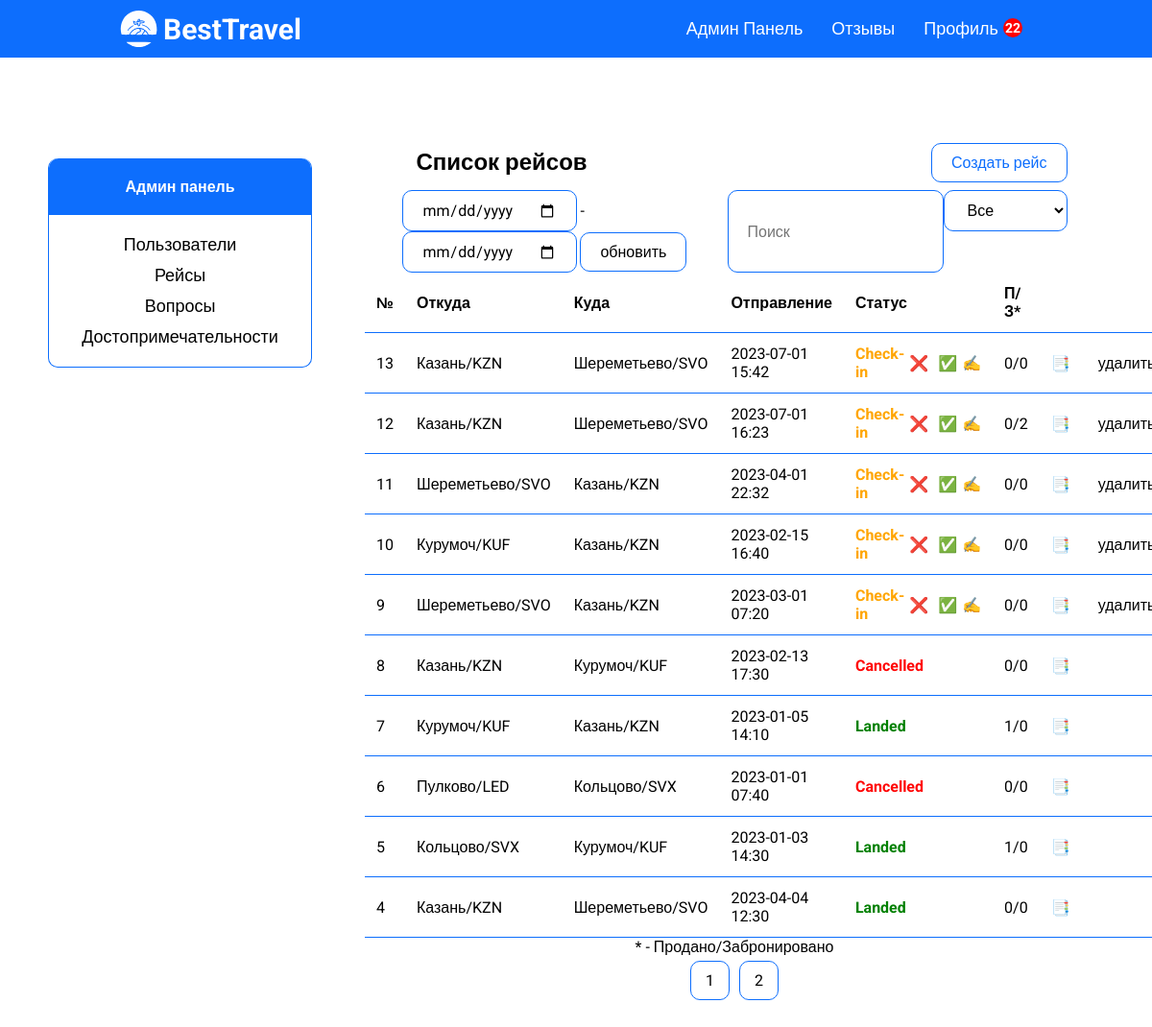
Page /admin-flights-page.php (signed in) on the earlier database version.
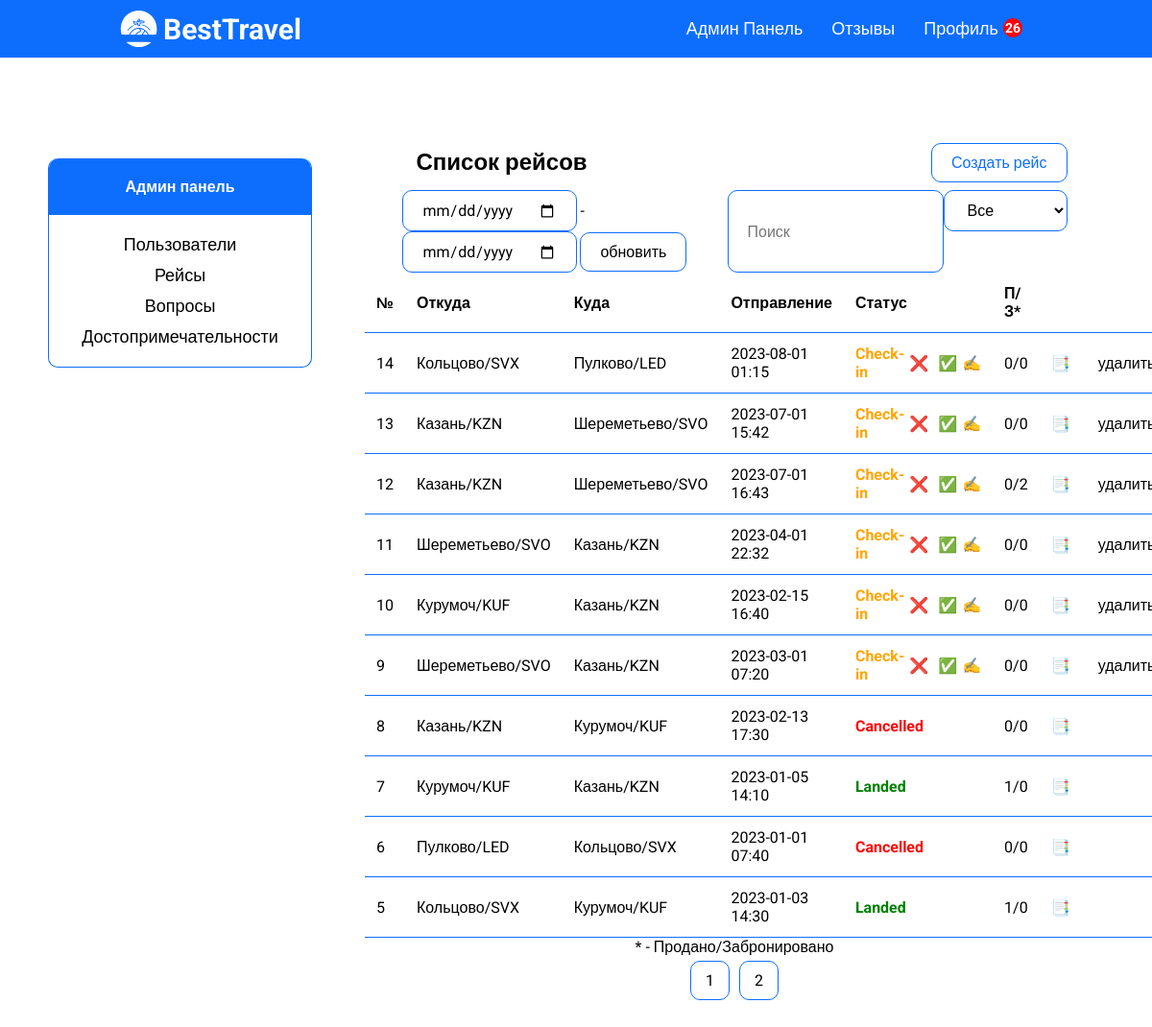
Same page on the later database version.
### tables this page shows
CREATE TABLE `flights` (
  `flight_id` int(11) NOT NULL,
  `scheduled_departure` datetime NOT NULL,
  `scheduled_arrival` datetime NOT NULL,
  `departure_airport` int(11) NOT NULL,
  `arrival_airport` int(11) NOT NULL,
  `status_id` int(11) NOT NULL,
  `aircraft_id` int(11) NOT NULL,
  `price` int(11) NOT NULL,
  `actual_departure` datetime DEFAULT NULL,
  `actual_arrival` datetime DEFAULT NULL
);

CREATE TABLE `airports` (
  `airport_id` int(11) NOT NULL,
  `airport_name` varchar(255) NOT NULL,
  `city_id` int(11) NOT NULL,
  `airport_code` varchar(11) NOT NULL
);

CREATE TABLE `statuses` (
  `status_id` int(11) NOT NULL,
  `status` varchar(30) NOT NULL
);

### database/requests.php (called while the page is built, shortened)
<?php
function getAll($string)
{
    require 'connect.php';
    $data = mysqli_query($connect, $string);
    if (mysqli_num_rows($data) > 0) {
        return mysqli_fetch_all($data, MYSQLI_ASSOC);
    } else {
        return false;
    }
}
class ApiProvider
{
    public function getAllFlights($status)
    {
        return getAll("
        select f.flight_id, f.scheduled_departure, f.scheduled_arrival,
        da.airport_name as d_name, da.airport_code as d_code,
        aa.airport_name as a_name, aa.airport_code as a_code,
        s.status, a.model, f.price,
        (select count(book_id) from bookings b
        where b.flight_id = f.flight_id and f.status_id = '3') as sold,
        (select count(book_id) from bookings
        where flight_id = f.flight_id and f.status_id = '1') as booked
        from flights f
        left join airports da on da.airport_id = f.departure_airport
        left join airports aa on aa.airport_id = f.arrival_airport
        left join statuses s on s.status_id = f.status_id
        left join aircrafts a on a.aircraft_id = f.aircraft_id
        where s.status like '%$status%'
        ORDER BY `f`.`flight_id` desc
      ");
    }
    public function getNotifications($user_id)
    {
        return getAll("
            select n.notification_id, n.notification_title, n.notification_desc, n.notification_date, n.flight_id from notifications n
            left join bookings b on b.flight_id = n.flight_id
            where n.flight_id in (select flight_id from bookings where user_id = '$user_id')
            and n.notification_date > b.booking_date and b.user_id = '$user_id'
            group by n.notification_id
            order by n.notification_date desc;
        ");
    }
}
?>

### functions/methods.php (called while the page is built, shortened)
<?php
    class Methods
    {
        public function convDate($date) {
            $x = new DateTime($date);
            return $x->format('Y-m-d');
        }
        public function convTime($date) {
            $x = new DateTime($date);
            return $x->format('H:i');
        }
  }
  $mtd = new Methods;
?>

### admin-flights-page.php (the view, shortened to what the changed rows need)
<?php
require_once 'database/requests.php';
require_once 'functions/methods.php';
$flights = $provider->getAllFlights($_SESSION['admin-status']);
?>
<!DOCTYPE html>
<html lang="ru">
<?php require 'templates/head.php'; ?>
<body>
<?php require_once 'templates/header.php'; ?>
<div class="container df jcsb fw">
    <main class="df fc jcc aic">
        <div class="df jcsb w-90 aic">
            <h2 class="tac admin-title">Список рейсов</h2>
        </div>
        <?php if ($flights): ?>
            <table class='history-table'>
                <tr class='history-tr'>
                    <th>№</th>
                    <th>Откуда</th>
                    <th>Куда</th>
                    <th>Отправление</th>
                    <th>Статус</th>
                    <th>П/З*</th>
                    <th></th>
                    <th></th>
                </tr>
                <?php foreach ($flights as $item): ?>
                    <tr class='history-tr'>
                        <td><?= $item['flight_id'] ?></td>
                        <td class="search-list"><?= $item['d_name'] ?>/<?= $item['d_code'] ?></td>
                        <td><?= $item['a_name'] ?>/<?= $item['a_code'] ?></td>
                        <td>
                            <?= $mtd->convDate($item['scheduled_departure']) ?>
                            <?= $mtd->convTime($item['scheduled_departure']) ?>
                        </td>
                        <td>
                            <?php if ($item['status'] == 'Landed'): ?>
                                <p class='landed'><?= $item['status'] ?></p>
                            <?php elseif ($item['status'] == 'Cancelled'): ?>
                                <p class='cancelled'><?= $item['status'] ?></p>
                            <?php elseif ($item['status'] == 'Check-in'): ?>
                                <div class='refund'>
                                    <?= $item['status'] ?>
                                    <form action="" method='post'>
                                        <button name='cancel'
                                                value='<?= $item['flight_id']; ?>'
                                                class="cancel-btn" type='submit'>&#10060;
                                        </button>
                                    </form>
                                    <form action="" method='post'>
                                        <button name='accept'
                                                value='<?= $item['flight_id']; ?>'
                                                class="cancel-btn" type='submit'>&#9989;
                                        </button>
                                    </form>
                                    <a href="update-flight-page.php/<?= $item['flight_id']; ?>">&#9997;</a>
                                </div>
                            <?php endif; ?>
                        </td>
                        <td>
                            <?= $item['sold'] ?>/<?= $item['booked'] ?>
                        </td>
                        <td>
                            <a href="flight-pass-page.php/<?= $item['flight_id'] ?>">&#128209;</a>
                        </td>
                        <td>
                            <?php if($item['status'] == 'Check-in'): ?>
                                <form method='post'>
                                    <button name='delete'
                                            value='<?= $item['flight_id']; ?>'
                                            class="cancel-btn" type='submit'>удалить
                                    </button>
                                </form>
                            <?php endif; ?>
                        </td>
                    </tr>
                <?php endforeach; ?>
            </table>
        <?php else: ?>
            <h2 class="tac">Нет данных</h2>
        <?php endif; ?>
    </main>
</div>
</body>
</html>

### templates/header.php (shortened to what the changed rows need)
<header>
    <div class="header df jcsb aic bg">
        <div class="menu df">
            <?php if (!$_SESSION['user']): ?>
                <a href="/reviews-page.php">Отзывы</a>
                <a href="/auth-page.php">Войти</a>
            <?php else: ?>
                <a class="df"
                   href="/profile-page.php?page=1">Профиль <?php if ($provider->getNotifications($_SESSION['user']['id'])): ?>
                        <span
                            class="badge none"><?= count($provider->getNotifications($_SESSION['user']['id'])) ?></span><?php endif; ?>
                </a>
            <?php endif ?>
        </div>
    </div>
</header>

Differences in the rows shown:
no longer on this page (row unchanged): flights: flight_id "4", departure_airport.airport_name "Казань", departure_airport.airport_code "KZN", arrival_airport.airport_name "Шереметьево", arrival_airport.airport_code "SVO", scheduled_departure "2023-04-04", scheduled_departure "12:30", status.status "Landed", sold "0", booked "0"
added flights: flight_id "14", departure_airport.airport_name "Кольцово", departure_airport.airport_code "SVX", arrival_airport.airport_name "Пулково", arrival_airport.airport_code "LED", scheduled_departure "2023-08-01", scheduled_departure "01:15", status.status "Check-in", sold "0", booked "0"
changed flights id 12: scheduled_departure "16:23" → "16:43"
Other differences:
count($provider->getNotifications($_SESSION['user']['id'])): "22" → "26"
